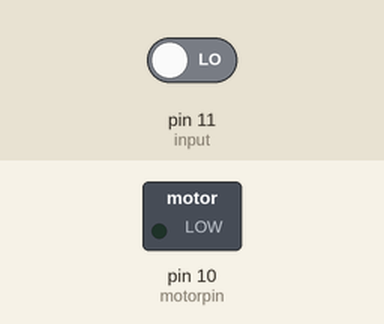
Bench run of a sketch on a simulated Arduino Uno, built with avr-gcc and run on an emulated ATmega328P. On the bench: switched loads named in the sketch (green lamp = pin HIGH). The inputs (shaded band) are chosen by the test bench; at power-on: pin 11 (input) LOW.

Above: at 1.2 s.
1.3 s: pin 11 (input) driven HIGH
At 2.3 s:
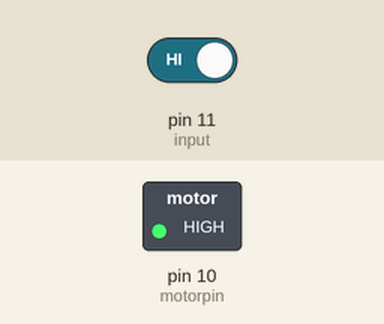
2.8 s: pin 11 (input) driven LOW
At 5.7 s:
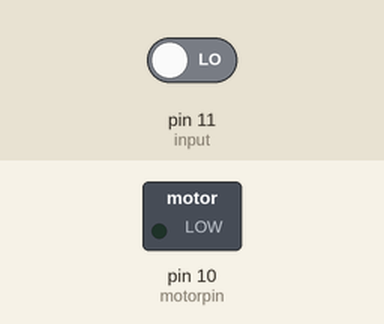
Timing chart, 0 to 7.2 s (numbered marks = the images above; inputs shaded):
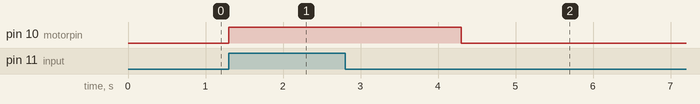

Measured:
- after the input at 1.3 s, pin 10 (motorpin): LOW → HIGH at once
- after the input at 2.8 s, pin 10 (motorpin): HIGH → LOW after 1.5 s

The sketch:

rc_car_supdi.ino
```cpp
int motorpin=10;
int input=11;
int inputstat=0;
void setup() {
  // put your setup code here, to run once:
pinMode(motorpin,OUTPUT);
pinMode(input,INPUT);
}

void loop() {
 inputstat=digitalRead (input);
 if (inputstat == HIGH) {
  digitalWrite(motorpin,HIGH);
 delay(3000);
 digitalWrite(motorpin,LOW);
 }
 else {
  digitalWrite(motorpin,LOW);

 }

}
```
